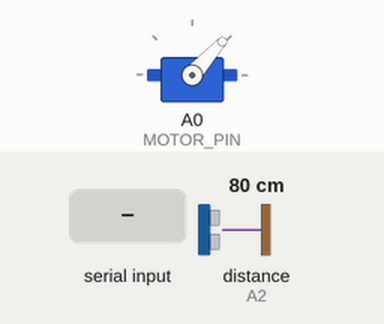
Simulated run of this sketch. Board: Arduino Uno, built with avr-gcc and run on an emulated ATmega328P. On the bench: servo. Wiring (inferred from the names in the program): ultrasonic range finder: trigger A1; echo A2. The inputs (shaded band) are chosen by the test bench; at power-on: distance to the obstacle (sensor on A2) 80 cm. The echo pulse lasts 58.3 µs per cm; what the sketch prints to the serial monitor is not drawn.

Above: at 1.2 s.
1.3 s: "90,45,200\n" received over Serial
3.9 s: "90,45\n" received over Serial
At 5.1 s:
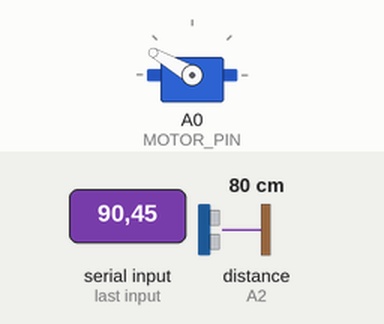
5.4 s: "1,90,45\n" received over Serial
At 6.4 s:
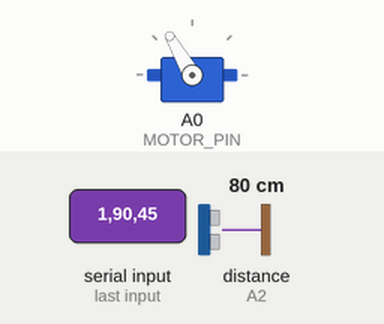
7.0 s: "30,150,10\n" received over Serial
At 7.7 s:
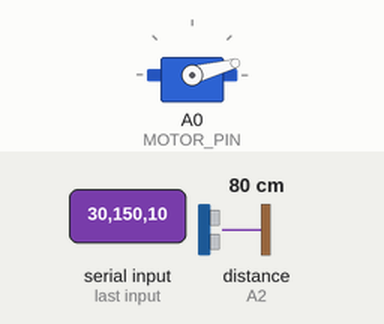
8.5 s: "5\n" received over Serial
At 9.8 s:
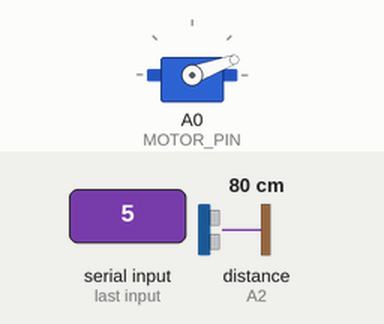
Timing chart, 0 to 11.5 s (numbered marks = the images above; inputs shaded):
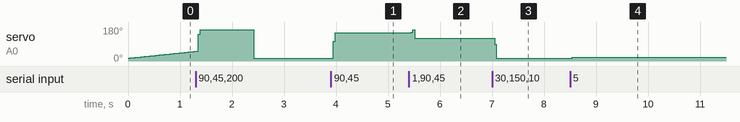

The sketch:

script.ino
```cpp
// main.ino

#include <Servo.h>
#include "Ultrasonic.h"


#define MOTOR_PIN A0
#define TRIGGER_PIN A1
#define ECHO_PIN A2

Servo servo_motor;
Ultrasonic sonar_sensor(TRIGGER_PIN, ECHO_PIN);

int distance;
int speed = 1;

void setup() {

  servo_motor.attach(MOTOR_PIN);
  servo_motor.write(0);


  Serial.begin(9600);
}

void loop() {

   if (Serial.available() > 0) {
    speed = Serial.parseInt();
   }

  for(int i = 15; i <= 165; i+=speed) {

    servo_motor.write(i);


   if (Serial.available() > 0) {
    speed = Serial.parseInt();
   }


    distance = sonar_sensor.get_distance();

    delay(30);
    Serial.print(i);
    Serial.print(",");
    if(distance == 0) {Serial.print(250.); continue;}
    Serial.print(distance);
    Serial.print(".");

  }


  for(int i = 165; i >= 15; i-=speed) {
    servo_motor.write(i);

   if (Serial.available() > 0) {
    speed = Serial.parseInt();
   }

    distance = sonar_sensor.get_distance();

    delay(30);
    Serial.print(i);
    Serial.print(",");
    if(distance == 0) {Serial.print(250.); continue;}
    Serial.print(distance);
    Serial.print(".");

  }


}
```

Ultrasonic.h
```cpp
// Ultrasonic.h

class Ultrasonic {
private:
    int trigger_pin, echo_pin;
public:
    Ultrasonic(int trigger_pin, int echo_pin);
    int get_distance();
    ~Ultrasonic();
};

Ultrasonic::Ultrasonic(int trigger_pin, int echo_pin) {
    this->trigger_pin = trigger_pin;
    this->echo_pin = echo_pin;
    pinMode(trigger_pin, OUTPUT);
    pinMode(echo_pin, INPUT);
}

int Ultrasonic::get_distance() {
    int distance, duration;
    digitalWrite(this->trigger_pin, LOW);
    delayMicroseconds(2);
    digitalWrite(this->trigger_pin, HIGH);
    delayMicroseconds(10);
    digitalWrite(this->trigger_pin, LOW);
    duration = pulseIn(this->echo_pin, HIGH);
    distance = duration * 0.034 / 2;
    return distance;
}

Ultrasonic::~Ultrasonic() {
}
```

Measured:
- after the input at 3.9 s, servo on A0 (MOTOR_PIN): 15° → 150° after 0.05 s
- after the input at 5.4 s, servo on A0 (MOTOR_PIN): 150° → 120° after 0.05 s
- after the input at 7.0 s, servo on A0 (MOTOR_PIN): 120° → 15° after 0.05 s
- after the input at 8.5 s, servo on A0 (MOTOR_PIN): 15° → 20° after 0.05 s
